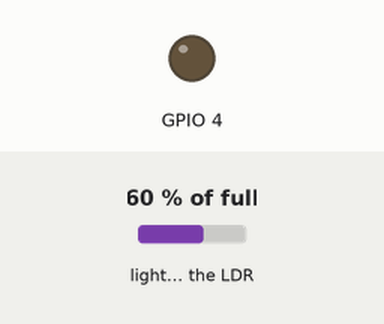
This program was run on a simulated Raspberry Pi (BCM pin numbers). Shown: output pins drawn as LEDs (lit = HIGH). Inputs (shaded band) come from the test bench; at power-on: light on the LDR 60 % of full.

Above: at 1.2 s.
1.3 s: light on the LDR set to 23 % of full
3.6 s: light on the LDR set to 19 % of full
At 5.6 s:
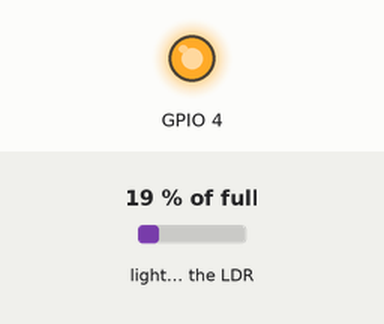
5.9 s: light on the LDR set to 25 % of full
At 7.1 s:
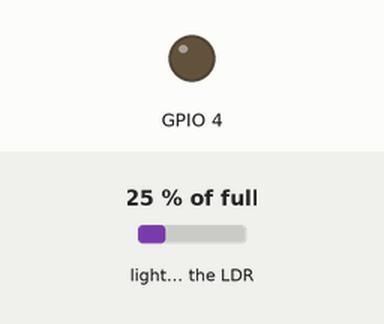
7.9 s: light on the LDR set to 2 % of full
At 9.8 s:
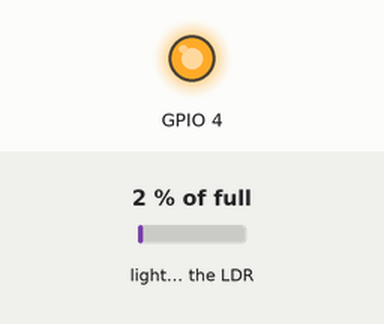
Timing chart, 0 to 10.9 s (numbered marks = the images above; inputs shaded):
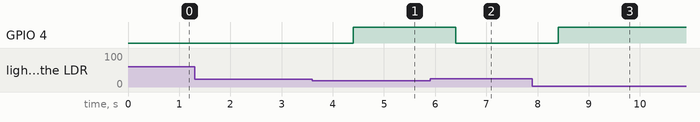

Measured:
- the behaviour switches between 21 and 20 % of full on light on the LDR (found by bisection; images 0 and 1)
- after the input at 1.3 s, every drawn part: stays the same
- after the input at 3.6 s, GPIO 4: LOW → HIGH after 0.80 s
- after the input at 5.9 s, GPIO 4: HIGH → LOW after 0.50 s
- after the input at 7.9 s, GPIO 4: LOW → HIGH after 0.50 s

The program:

ldr_led_display.py
```python
#!/usr/bin/python

"""Light sensor LED display, Detects the light intesity and respond as LED blink for light changes"""

from gpiozero import LightSensor, Buzzer
import RPi.GPIO as GPIO
import time
GPIO.setmode(GPIO.BCM)
GPIO.setwarnings(False)
GPIO.setup(4,GPIO.OUT) #Pin selection for LDR
ldr = LightSensor(18)  #Pin selection for LED
GPIO.output(4,GPIO.LOW)
while True:
	val = ldr.value
	if val > 0.2:
		GPIO.output(4,GPIO.LOW)
	else:
		GPIO.output(4,GPIO.HIGH)
	time.sleep(1)
```
